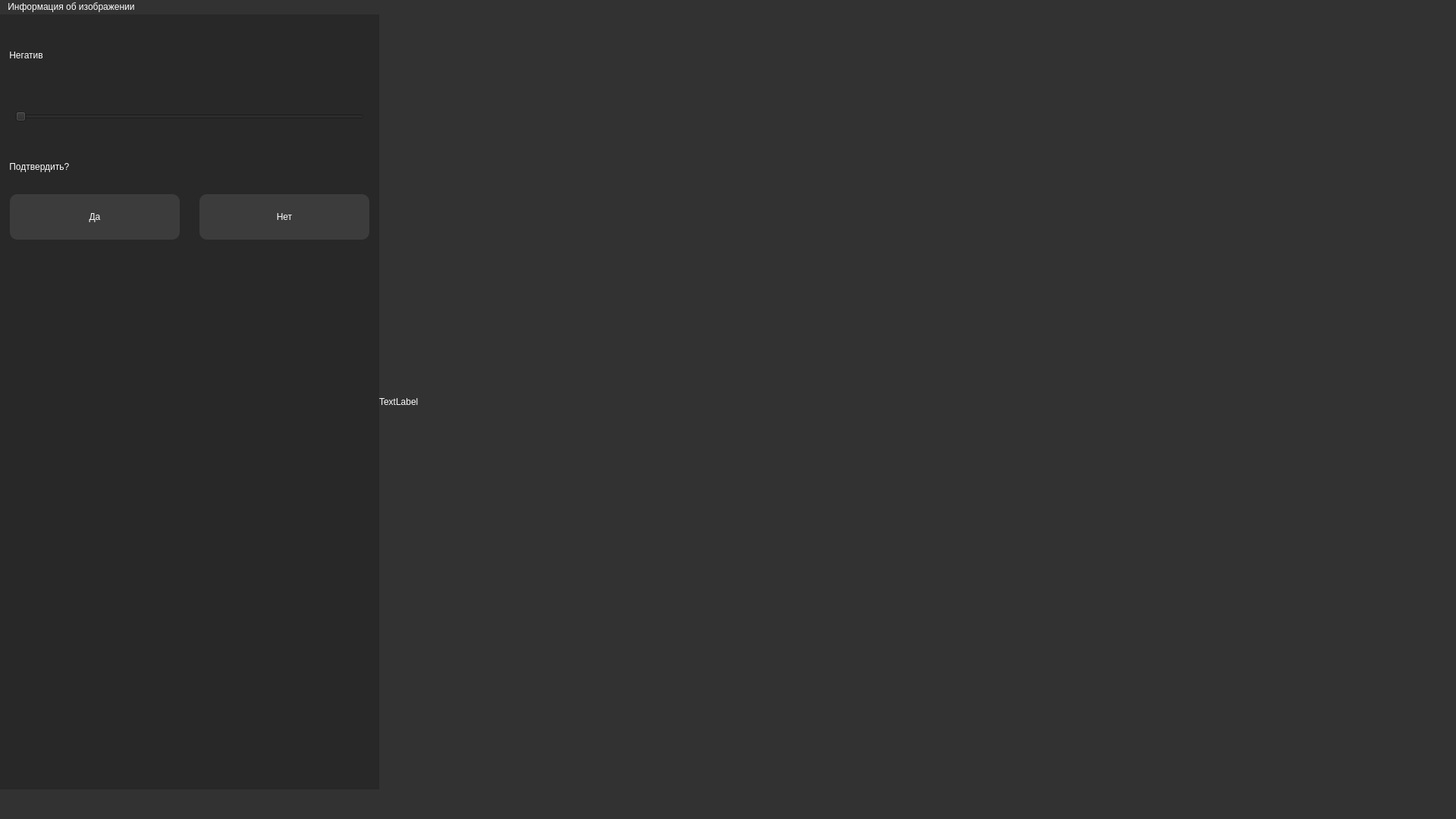
<?xml version="1.0" encoding="UTF-8"?>
<ui version="4.0">
 <class>MainWindow</class>
 <widget class="QMainWindow" name="MainWindow">
  <property name="geometry">
   <rect>
    <x>0</x>
    <y>0</y>
    <width>1920</width>
    <height>1080</height>
   </rect>
  </property>
  <property name="minimumSize">
   <size>
    <width>1920</width>
    <height>1080</height>
   </size>
  </property>
  <property name="maximumSize">
   <size>
    <width>1920</width>
    <height>1080</height>
   </size>
  </property>
  <property name="windowTitle">
   <string>MainWindow</string>
  </property>
  <property name="styleSheet">
   <string notr="true">background-color: rgb(50, 50, 50);
font: 16pt &quot;Arial&quot;;
color:rgb(255, 255, 255);</string>
  </property>
  <widget class="QWidget" name="centralwidget">
   <widget class="QLabel" name="background_label">
    <property name="geometry">
     <rect>
      <x>0</x>
      <y>0</y>
      <width>1920</width>
      <height>1022</height>
     </rect>
    </property>
    <property name="minimumSize">
     <size>
      <width>1920</width>
      <height>1022</height>
     </size>
    </property>
    <property name="maximumSize">
     <size>
      <width>1920</width>
      <height>1022</height>
     </size>
    </property>
    <property name="text">
     <string/>
    </property>
    <property name="pixmap">
     <pixmap>../../../Desktop/background_dark.png</pixmap>
    </property>
    <property name="scaledContents">
     <bool>true</bool>
    </property>
   </widget>
   <widget class="QWidget" name="widget" native="true">
    <property name="geometry">
     <rect>
      <x>0</x>
      <y>0</y>
      <width>1920</width>
      <height>1022</height>
     </rect>
    </property>
    <property name="minimumSize">
     <size>
      <width>1920</width>
      <height>1022</height>
     </size>
    </property>
    <property name="maximumSize">
     <size>
      <width>1920</width>
      <height>1022</height>
     </size>
    </property>
    <property name="styleSheet">
     <string notr="true">background-color: rgba(255, 0, 0, 0);</string>
    </property>
    <layout class="QGridLayout" name="gridLayout_5">
     <property name="leftMargin">
      <number>0</number>
     </property>
     <property name="topMargin">
      <number>0</number>
     </property>
     <property name="rightMargin">
      <number>0</number>
     </property>
     <property name="bottomMargin">
      <number>0</number>
     </property>
     <property name="spacing">
      <number>0</number>
     </property>
     <item row="0" column="1">
      <widget class="QLabel" name="label_image">
       <property name="minimumSize">
        <size>
         <width>0</width>
         <height>1022</height>
        </size>
       </property>
       <property name="maximumSize">
        <size>
         <width>16777215</width>
         <height>1022</height>
        </size>
       </property>
       <property name="text">
        <string>TextLabel</string>
       </property>
      </widget>
     </item>
     <item row="0" column="0">
      <widget class="QWidget" name="widget_2" native="true">
       <property name="minimumSize">
        <size>
         <width>500</width>
         <height>1022</height>
        </size>
       </property>
       <property name="maximumSize">
        <size>
         <width>500</width>
         <height>1022</height>
        </size>
       </property>
       <property name="styleSheet">
        <string notr="true">background-color:rgb(40, 40, 40);</string>
       </property>
       <layout class="QGridLayout" name="gridLayout">
        <item row="0" column="0">
         <layout class="QVBoxLayout" name="verticalLayout_3">
          <item>
           <layout class="QVBoxLayout" name="verticalLayout_2">
            <item>
             <layout class="QHBoxLayout" name="horizontalLayout_3">
              <property name="spacing">
               <number>0</number>
              </property>
              <item>
               <widget class="QLabel" name="label_2">
                <property name="minimumSize">
                 <size>
                  <width>210</width>
                  <height>90</height>
                 </size>
                </property>
                <property name="maximumSize">
                 <size>
                  <width>210</width>
                  <height>90</height>
                 </size>
                </property>
                <property name="styleSheet">
                 <string notr="true">font: 40pt &quot;Arial&quot;;</string>
                </property>
                <property name="text">
                 <string> Негатив</string>
                </property>
               </widget>
              </item>
              <item>
               <spacer name="horizontalSpacer_6">
                <property name="orientation">
                 <enum>Qt::Horizontal</enum>
                </property>
                <property name="sizeHint" stdset="0">
                 <size>
                  <width>40</width>
                  <height>20</height>
                 </size>
                </property>
               </spacer>
              </item>
             </layout>
            </item>
            <item>
             <layout class="QHBoxLayout" name="horizontalLayout">
              <property name="spacing">
               <number>0</number>
              </property>
              <item>
               <spacer name="horizontalSpacer">
                <property name="orientation">
                 <enum>Qt::Horizontal</enum>
                </property>
                <property name="sizeHint" stdset="0">
                 <size>
                  <width>40</width>
                  <height>20</height>
                 </size>
                </property>
               </spacer>
              </item>
              <item>
               <widget class="QSlider" name="horizontalSlider">
                <property name="minimumSize">
                 <size>
                  <width>460</width>
                  <height>60</height>
                 </size>
                </property>
                <property name="maximumSize">
                 <size>
                  <width>460</width>
                  <height>60</height>
                 </size>
                </property>
                <property name="orientation">
                 <enum>Qt::Horizontal</enum>
                </property>
               </widget>
              </item>
              <item>
               <spacer name="horizontalSpacer_2">
                <property name="orientation">
                 <enum>Qt::Horizontal</enum>
                </property>
                <property name="sizeHint" stdset="0">
                 <size>
                  <width>40</width>
                  <height>20</height>
                 </size>
                </property>
               </spacer>
              </item>
             </layout>
            </item>
           </layout>
          </item>
          <item>
           <layout class="QVBoxLayout" name="verticalLayout">
            <item>
             <layout class="QHBoxLayout" name="horizontalLayout_15">
              <property name="spacing">
               <number>0</number>
              </property>
              <item>
               <widget class="QLabel" name="label">
                <property name="minimumSize">
                 <size>
                  <width>0</width>
                  <height>60</height>
                 </size>
                </property>
                <property name="maximumSize">
                 <size>
                  <width>16777215</width>
                  <height>60</height>
                 </size>
                </property>
                <property name="styleSheet">
                 <string notr="true">font: 28pt &quot;Arial&quot;;</string>
                </property>
                <property name="text">
                 <string> Подтвердить?</string>
                </property>
               </widget>
              </item>
              <item>
               <spacer name="horizontalSpacer_18">
                <property name="orientation">
                 <enum>Qt::Horizontal</enum>
                </property>
                <property name="sizeHint" stdset="0">
                 <size>
                  <width>40</width>
                  <height>20</height>
                 </size>
                </property>
               </spacer>
              </item>
             </layout>
            </item>
            <item>
             <layout class="QHBoxLayout" name="horizontalLayout_11">
              <property name="spacing">
               <number>0</number>
              </property>
              <property name="leftMargin">
               <number>4</number>
              </property>
              <property name="rightMargin">
               <number>4</number>
              </property>
              <item>
               <widget class="QPushButton" name="pushButton_1">
                <property name="minimumSize">
                 <size>
                  <width>224</width>
                  <height>60</height>
                 </size>
                </property>
                <property name="maximumSize">
                 <size>
                  <width>224</width>
                  <height>60</height>
                 </size>
                </property>
                <property name="styleSheet">
                 <string notr="true">background-color:rgb(60, 60, 60);
font: 22pt &quot;Arial&quot;;
color: rgb(255, 255, 255);
border-radius: 10px;</string>
                </property>
                <property name="text">
                 <string>Да</string>
                </property>
               </widget>
              </item>
              <item>
               <spacer name="horizontalSpacer_14">
                <property name="orientation">
                 <enum>Qt::Horizontal</enum>
                </property>
                <property name="sizeHint" stdset="0">
                 <size>
                  <width>4</width>
                  <height>20</height>
                 </size>
                </property>
               </spacer>
              </item>
              <item>
               <widget class="QPushButton" name="pushButton_2">
                <property name="minimumSize">
                 <size>
                  <width>224</width>
                  <height>60</height>
                 </size>
                </property>
                <property name="maximumSize">
                 <size>
                  <width>224</width>
                  <height>60</height>
                 </size>
                </property>
                <property name="styleSheet">
                 <string notr="true">background-color:rgb(60, 60, 60);
font: 22pt &quot;Arial&quot;;
color: rgb(255, 255, 255);
border-radius: 10px;</string>
                </property>
                <property name="text">
                 <string>Нет</string>
                </property>
               </widget>
              </item>
             </layout>
            </item>
           </layout>
          </item>
          <item>
           <spacer name="verticalSpacer_2">
            <property name="orientation">
             <enum>Qt::Vertical</enum>
            </property>
            <property name="sizeHint" stdset="0">
             <size>
              <width>20</width>
              <height>40</height>
             </size>
            </property>
           </spacer>
          </item>
         </layout>
        </item>
       </layout>
      </widget>
     </item>
    </layout>
   </widget>
  </widget>
  <widget class="QMenuBar" name="menubar">
   <property name="geometry">
    <rect>
     <x>0</x>
     <y>0</y>
     <width>1920</width>
     <height>30</height>
    </rect>
   </property>
   <widget class="QMenu" name="menu_2">
    <property name="title">
     <string>Информация об изображении</string>
    </property>
    <addaction name="action_5"/>
    <addaction name="action_6"/>
    <addaction name="action_7"/>
    <addaction name="action_8"/>
   </widget>
   <addaction name="menu_2"/>
  </widget>
  <widget class="QStatusBar" name="statusbar"/>
  <action name="action">
   <property name="text">
    <string>Сохранить</string>
   </property>
   <property name="shortcut">
    <string>Ctrl+S</string>
   </property>
  </action>
  <action name="action_2">
   <property name="text">
    <string>Убрать</string>
   </property>
   <property name="shortcut">
    <string>Ctrl+R</string>
   </property>
  </action>
  <action name="action_4">
   <property name="text">
    <string>Загрузить</string>
   </property>
   <property name="shortcut">
    <string>Ctrl+Space</string>
   </property>
  </action>
  <action name="action_5">
   <property name="text">
    <string>Имя:</string>
   </property>
  </action>
  <action name="action_6">
   <property name="text">
    <string>Формат:</string>
   </property>
  </action>
  <action name="action_7">
   <property name="text">
    <string>Размеры:</string>
   </property>
  </action>
  <action name="action_8">
   <property name="text">
    <string>Цветовая модель:</string>
   </property>
  </action>
 </widget>
 <resources/>
 <connections/>
</ui>
